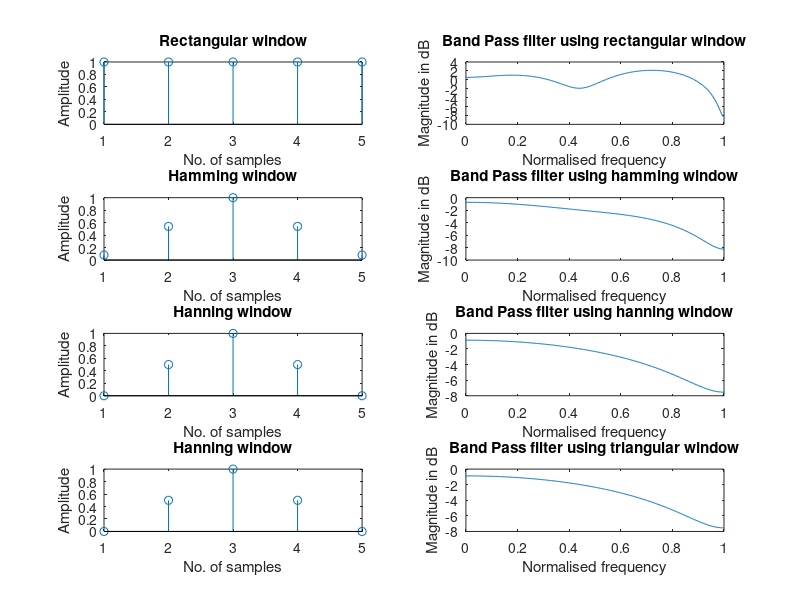

The MATLAB source for this figure:
clc;
clear ;
close all;

wc1 = 0.5*pi;
wc2 = 0.9*pi;
eps = 0.001;
N = input("Enter N: ");
alpha = (N-1)/2;
n = 0:1:N-1;
hd = (sin(wc2*(n-alpha+eps))-(sin(wc1*(n-alpha+eps)))./(pi*(n-alpha+eps)));

wr = boxcar(N);
whm = hamming(N);
whn = hanning(N);
wt = bartlett(N);
w = 0:0.01:pi;
hn1 = hd.*wr';
hn2 = hd.*whm';
hn3 = hd.*whn';
hn4 = hd.*wt';

h1 = freqz(hn1,1,w);
h2 = freqz(hn2,1,w);
h3 = freqz(hn3,1,w);
h4 = freqz(hn4,1,w);

subplot(4,2,1);
stem(wr);
xlabel("No. of samples");
ylabel("Amplitude");
title("Rectangular window");

subplot(4,2,2);
plot(w/pi,10*log10(abs(h1)));
xlabel("Normalised frequency");
ylabel("Magnitude in dB");
title("Band Pass filter using rectangular window");

subplot(4,2,3);
stem(whm);
xlabel("No. of samples");
ylabel("Amplitude");
title("Hamming window");

subplot(4,2,4);
plot(w/pi,10*log10(abs(h2)));
xlabel("Normalised frequency");
ylabel("Magnitude in dB");
title("Band Pass filter using hamming window");

subplot(4,2,5);
stem(whn);
xlabel("No. of samples");
ylabel("Amplitude");
title("Hanning window");

subplot(4,2,6);
plot(w/pi,10*log10(abs(h3)));
xlabel("Normalised frequency");
ylabel("Magnitude in dB");
title("Band Pass filter using hanning window");

subplot(4,2,7);
stem(wt);
xlabel("No. of samples");
ylabel("Amplitude");
title("Hanning window");

subplot(4,2,8);
plot(w/pi,10*log10(abs(h4)));
xlabel("Normalised frequency");
ylabel("Magnitude in dB");
title("Band Pass filter using triangular window");
